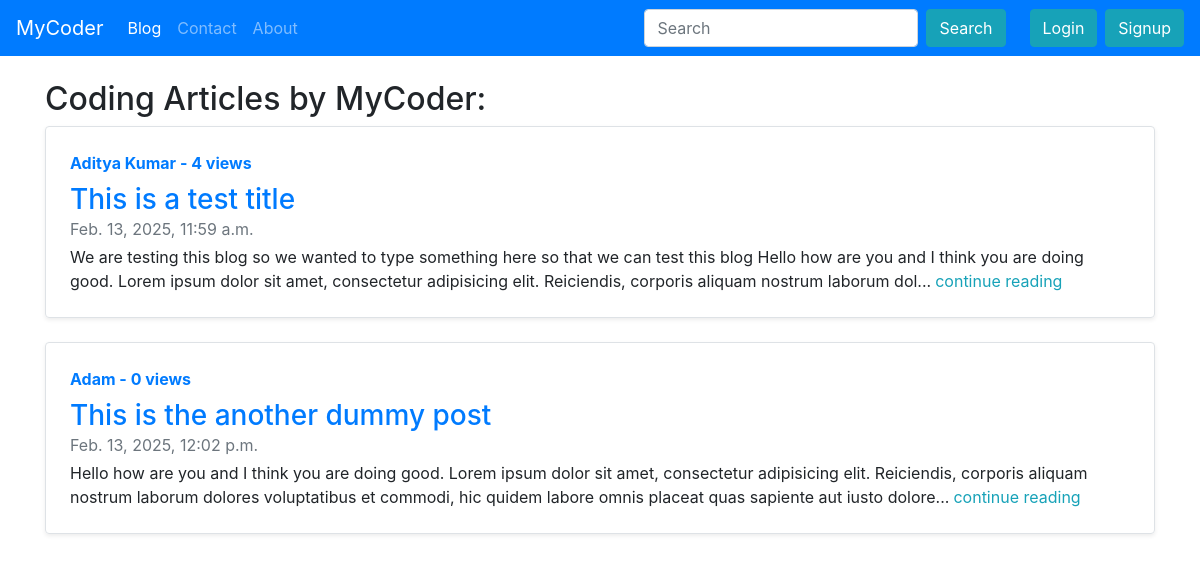
Screenshot of /blog/ with the database file from the repository.
### blog/models.py (models this page shows, shortened)
class Post(models.Model):
    sno = models.AutoField(primary_key=True)
    title = models.CharField(max_length=50)
    content = models.TextField(max_length=100000)
    views = models.IntegerField(default=0)
    author = models.CharField(max_length=30)
    slug = models.CharField(max_length=30)
    timeStamp = models.DateTimeField(blank=True)

### blog/views.py (the view)
# urls.py: 2. Add a URL to urlpatterns:  path('', views.home, name='home')
def home(request):
    allPosts = Post.objects.all()
    context = {'allPosts': allPosts}
    return render(request, 'blog/index.html', context)

### templates/blog/index.html (shortened to what this page needs)
{% extends "base.html" %}
{% block blog %}active{% endblock blog %}
{% block body %}
    <div class="container my-4">
        <h2>Coding Articles by MyCoder:</h2>
        {% for post in allPosts %}
      <div class="row my-4f no-gutters border rounded overflow-hidden flex-md-row mb-4 shadow-sm h-md-250 position-relative">
        <div class="col p-4 d-flex flex-column position-static">
          <strong class="d-inline-block mb-2 text-primary">{{post.author}} - {{post.views}} views</strong>
          <h3 class="mb-0"><a href="/blog/{{post.slug}}">{{post.title}}</a></h3>
          <div class="mb-1 text-muted">{{post.timeStamp}}</div>
          <p class="card-text mb-auto">{{post.content|slice:": 250"}}...<a href="/blog/{{post.slug}}" class="mx-1 text-info">continue reading</a></p>
        </div>
      </div>
      {% endfor %}
    </div>
{% endblock body %}

### rows the page displays
Post: author "Aditya Kumar", views "4", title "This is a test title", timeStamp "Feb. 13, 2025, 11:59 a.m.", content "We are testing this blog so we wanted to type something here so that we can test this blog Hello how are you and I think you are doing good. Lorem ipsum dolor sit amet, consectetur adipisicing elit. Reiciendis, corporis aliquam nostrum laborum dol"
Post: author "Adam", views "0", title "This is the another dummy post", timeStamp "Feb. 13, 2025, 12:02 p.m.", content "Hello how are you and I think you are doing good. Lorem ipsum dolor sit amet, consectetur adipisicing elit. Reiciendis, corporis aliquam nostrum laborum dolores voluptatibus et commodi, hic quidem labore omnis placeat quas sapiente aut iusto dolore"
